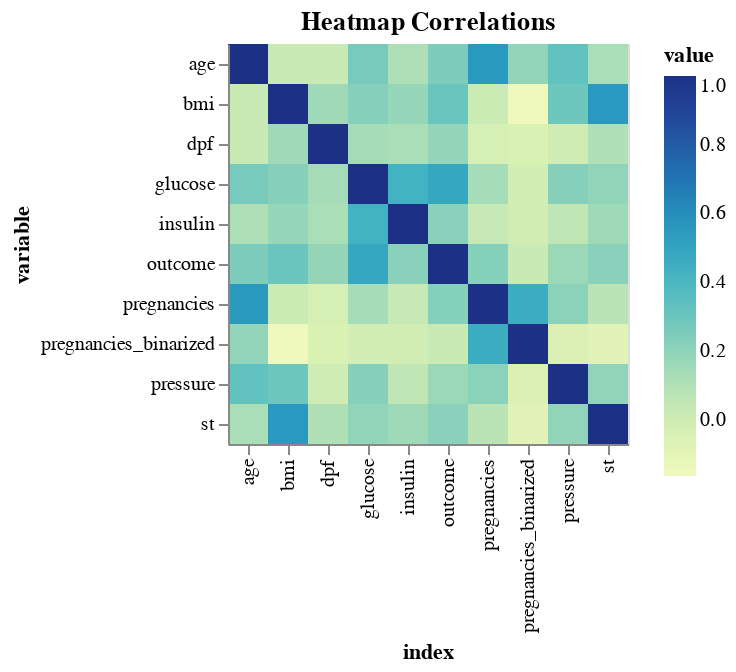

Write notebook code for a chart like this one.
### Markdown cell above
## 3.6. Correlations

### Code cell
corr = df.corr().reset_index().melt('index')
heatmap = alt.Chart(corr).mark_rect().encode(
    x='index:O',
    y='variable:O',
    color='value:Q'
).properties(
    title='Heatmap Correlations'
)

heatmap.display()

### Figure 1 — Vega-Lite specification as saved in the notebook (floating-point values rounded to 4 significant figures)
{"config": {"view": {"continuousWidth": 300, "continuousHeight": 300}}, "data": {"name": "data-4bda95004242fd5577ff0b77ef9e4fac"}, "mark": {"type": "rect"}, "encoding": {"color": {"field": "value", "type": "quantitative"}, "x": {"field": "index", "type": "ordinal"}, "y": {"field": "variable", "type": "ordinal"}}, "title": "Heatmap Correlations", "$schema": "https://vega.github.io/schema/vega-lite/v5.20.1.json", "datasets": {"data-4bda95004242fd5577ff0b77ef9e4fac": [{"index": "pregnancies", "variable": "pregnancies", "value": 1.0}, {"index": "glucose", "variable": "pregnancies", "value": 0.1349}, {"index": "pressure", "variable": "pregnancies", "value": 0.2097}, {"index": "st", "variable": "pregnancies", "value": 0.07765}, {"index": "insulin", "variable": "pregnancies", "value": 0.03362}, {"index": "bmi", "variable": "pregnancies", "value": 0.01234}, {"index": "dpf", "variable": "pregnancies", "value": -0.026}, {"index": "age", "variable": "pregnancies", "value": 0.5571}, {"index": "outcome", "variable": "pregnancies", "value": 0.2244}, {"index": "pregnancies_binarized", "variable": "pregnancies", "value": 0.4579}, {"index": "pregnancies", "variable": "glucose", "value": 0.1349}, {"index": "glucose", "variable": "glucose", "value": 1.0}, {"index": "pressure", "variable": "glucose", "value": 0.2233}, {"index": "st", "variable": "glucose", "value": 0.195}, {"index": "insulin", "variable": "glucose", "value": 0.4291}, {"index": "bmi", "variable": "glucose", "value": 0.2233}, {"index": "dpf", "variable": "glucose", "value": 0.1366}, {"index": "age", "variable": "glucose", "value": 0.2636}, {"index": "outcome", "variable": "glucose", "value": 0.4884}, {"index": "pregnancies_binarized", "variable": "glucose", "value": -0.01866}, {"index": "pregnancies", "variable": "pressure", "value": 0.2097}, {"index": "glucose", "variable": "pressure", "value": 0.2233}, {"index": "pressure", "variable": "pressure", "value": 1.0}, {"index": "st", "variable": "pressure", "value": 0.1908}, {"index": "insulin", "variable": "pressure", "value": 0.05469}, {"index": "bmi", "variable": "pressure", "value": 0.2874}, {"index": "dpf", "variable": "pressure", "value": -7.528e-05}, {"index": "age", "variable": "pressure", "value": 0.3249}, {"index": "outcome", "variable": "pressure", "value": 0.1667}, {"index": "pregnancies_binarized", "variable": "pressure", "value": -0.04788}, {"index": "pregnancies", "variable": "st", "value": 0.07765}, {"index": "glucose", "variable": "st", "value": 0.195}, {"index": "pressure", "variable": "st", "value": 0.1908}, {"index": "st", "variable": "st", "value": 1.0}, {"index": "insulin", "variable": "st", "value": 0.1558}, {"index": "bmi", "variable": "st", "value": 0.5557}, {"index": "dpf", "variable": "st", "value": 0.1075}, {"index": "age", "variable": "st", "value": 0.1228}, {"index": "outcome", "variable": "st", "value": 0.2161}, {"index": "pregnancies_binarized", "variable": "st", "value": -0.0804}, {"index": "pregnancies", "variable": "insulin", "value": 0.03362}, {"index": "glucose", "variable": "insulin", "value": 0.4291}, {"index": "pressure", "variable": "insulin", "value": 0.05469}, {"index": "st", "variable": "insulin", "value": 0.1558}, {"index": "insulin", "variable": "insulin", "value": 1.0}, {"index": "bmi", "variable": "insulin", "value": 0.1801}, {"index": "dpf", "variable": "insulin", "value": 0.1217}, {"index": "age", "variable": "insulin", "value": 0.1105}, {"index": "outcome", "variable": "insulin", "value": 0.215}, {"index": "pregnancies_binarized", "variable": "insulin", "value": -0.01315}, {"index": "pregnancies", "variable": "bmi", "value": 0.01234}, {"index": "glucose", "variable": "bmi", "value": 0.2233}, {"index": "pressure", "variable": "bmi", "value": 0.2874}, {"index": "st", "variable": "bmi", "value": 0.5557}, {"index": "insulin", "variable": "bmi", "value": 0.1801}, {"index": "bmi", "variable": "bmi", "value": 1.0}, {"index": "dpf", "variable": "bmi", "value": 0.1549}, {"index": "age", "variable": "bmi", "value": 0.02084}, {"index": "outcome", "variable": "bmi", "value": 0.2994}, {"index": "pregnancies_binarized", "variable": "bmi", "value": -0.1642}, {"index": "pregnancies", "variable": "dpf", "value": -0.026}, {"index": "glucose", "variable": "dpf", "value": 0.1366}, {"index": "pressure", "variable": "dpf", "value": -7.528e-05}, {"index": "st", "variable": "dpf", "value": 0.1075}, {"index": "insulin", "variable": "dpf", "value": 0.1217}, {"index": "bmi", "variable": "dpf", "value": 0.1549}, {"index": "dpf", "variable": "dpf", "value": 1.0}, {"index": "age", "variable": "dpf", "value": 0.0231}, {"index": "outcome", "variable": "dpf", "value": 0.1849}, {"index": "pregnancies_binarized", "variable": "dpf", "value": -0.04488}, {"index": "pregnancies", "variable": "age", "value": 0.5571}, {"index": "glucose", "variable": "age", "value": 0.2636}, {"index": "pressure", "variable": "age", "value": 0.3249}, {"index": "st", "variable": "age", "value": 0.1228}, {"index": "insulin", "variable": "age", "value": 0.1105}, {"index": "bmi", "variable": "age", "value": 0.02084}, {"index": "dpf", "variable": "age", "value": 0.0231}, {"index": "age", "variable": "age", "value": 1.0}, {"index": "outcome", "variable": "age", "value": 0.2457}, {"index": "pregnancies_binarized", "variable": "age", "value": 0.1917}, {"index": "pregnancies", "variable": "outcome", "value": 0.2244}, {"index": "glucose", "variable": "outcome", "value": 0.4884}, {"index": "pressure", "variable": "outcome", "value": 0.1667}, {"index": "st", "variable": "outcome", "value": 0.2161}, {"index": "insulin", "variable": "outcome", "value": 0.215}, {"index": "bmi", "variable": "outcome", "value": 0.2994}, {"index": "dpf", "variable": "outcome", "value": 0.1849}, {"index": "age", "variable": "outcome", "value": 0.2457}, {"index": "outcome", "variable": "outcome", "value": 1.0}, {"index": "pregnancies_binarized", "variable": "outcome", "value": 0.01734}, {"index": "pregnancies", "variable": "pregnancies_binarized", "value": 0.4579}, {"index": "glucose", "variable": "pregnancies_binarized", "value": -0.01866}, {"index": "pressure", "variable": "pregnancies_binarized", "value": -0.04788}, {"index": "st", "variable": "pregnancies_binarized", "value": -0.0804}, {"index": "insulin", "variable": "pregnancies_binarized", "value": -0.01315}, {"index": "bmi", "variable": "pregnancies_binarized", "value": -0.1642}, {"index": "dpf", "variable": "pregnancies_binarized", "value": -0.04488}, {"index": "age", "variable": "pregnancies_binarized", "value": 0.1917}, {"index": "outcome", "variable": "pregnancies_binarized", "value": 0.01734}, {"index": "pregnancies_binarized", "variable": "pregnancies_binarized", "value": 1.0}]}}
